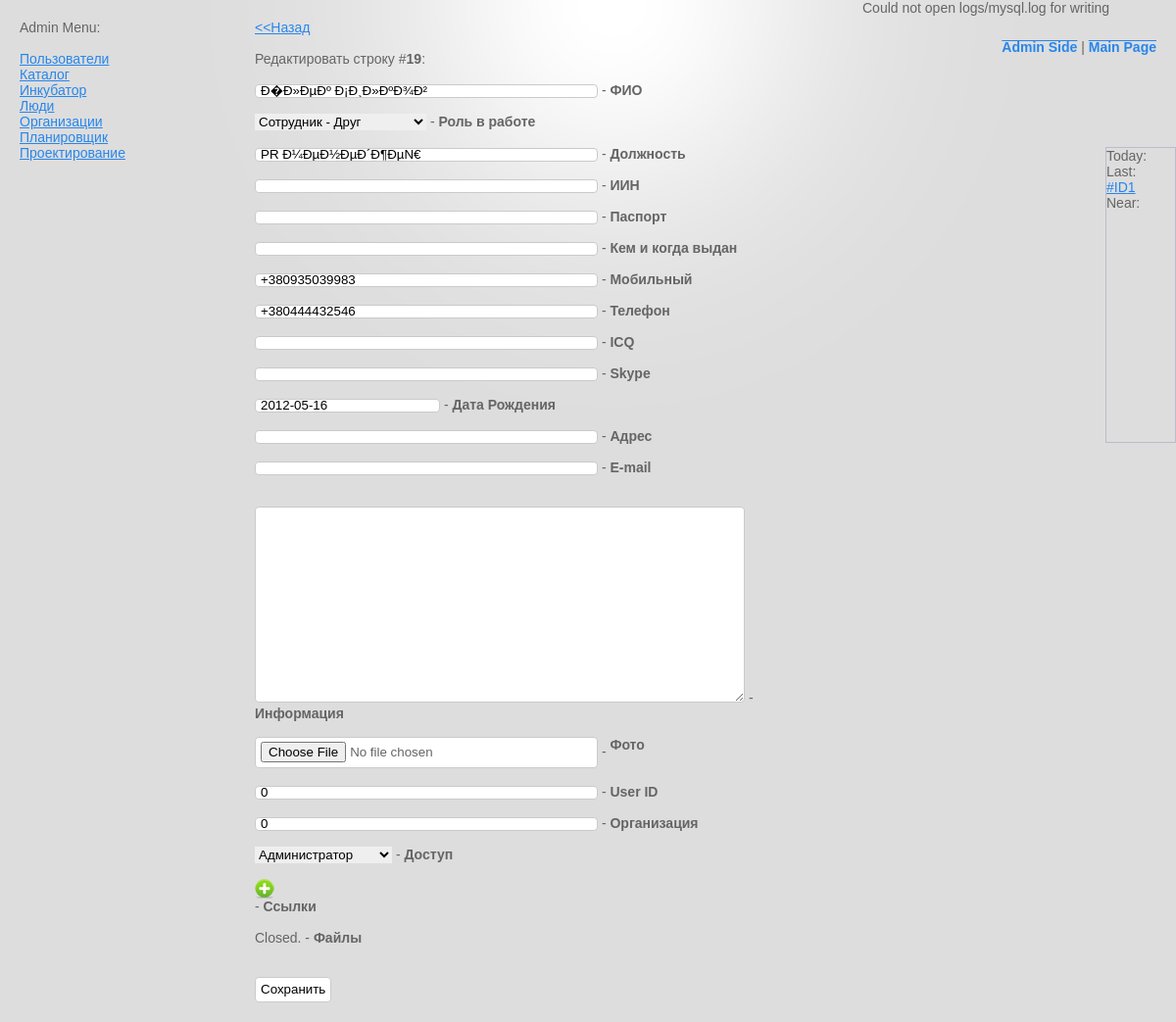
Screenshot of /admin/people/people/edit/19 (signed in) with the database file from the repository.
### tables this page shows
CREATE TABLE `planer` (
  `id` bigint(10) NOT NULL AUTO_INCREMENT,
  `task` varchar(128) /*!40101 */ NOT NULL,
  `date` date NOT NULL,
  `user_id` int(10) NOT NULL,
  `status` int(2) NOT NULL,
  `info` text /*!40101 */ NOT NULL,
  `creator` int(10) NOT NULL,
  `create_time` datetime NOT NULL,
  `updator` int(10) NOT NULL,
  `update_time` datetime NOT NULL,
  `user_read` varchar(512) /*!40101 */ NOT NULL,
  `user_write` varchar(512) /*!40101 */ NOT NULL,
  PRIMARY KEY (`id`)
);

CREATE TABLE `people` (
  `id` bigint(4) NOT NULL AUTO_INCREMENT,
  `fio` varchar(128) /*!40101 */ NOT NULL,
  `teamrole` int(3) NOT NULL,
  `name` varchar(32) /*!40101 */ NOT NULL,
  `lastname` varchar(32) /*!40101 */ NOT NULL,
  `role` varchar(128) /*!40101 */ NOT NULL,
  `iin` varchar(32) /*!40101 */ NOT NULL,
  `passport` varchar(128) /*!40101 */ NOT NULL,
  `wherepass` varchar(128) /*!40101 */ NOT NULL,
  `mobtel` varchar(32) /*!40101 */ NOT NULL,
  `citytel` varchar(32) /*!40101 */ NOT NULL,
  `icq` varchar(32) /*!40101 */ NOT NULL,
  `skype` varchar(32) /*!40101 */ NOT NULL,
  `date` date NOT NULL,
  `adres` varchar(256) /*!40101 */ NOT NULL,
  `email` varchar(128) /*!40101 */ NOT NULL,
  `info` varchar(4096) /*!40101 */ NOT NULL,
  `img` varchar(256) /*!40101 */ NOT NULL,
  `login` varchar(32) /*!40101 */ NOT NULL,
  `password` varchar(128) /*!40101 */ NOT NULL,
  `user_id` int(6) NOT NULL,
  `org_id` int(6) NOT NULL,
  `user_type` int(2) NOT NULL,
  `mlinks` varchar(4096) /*!40101 */ NOT NULL,
  `mfiles` varchar(2048) /*!40101 */ NOT NULL,
  `creator` int(10) NOT NULL,
  `create_time` datetime NOT NULL,
  `updator` int(10) NOT NULL,
  `update_time` datetime NOT NULL,
  `user_read` varchar(512) /*!40101 */ NOT NULL,
  `user_write` varchar(512) /*!40101 */ NOT NULL,
  PRIMARY KEY (`id`)
);

### libs/c7_mysql.php (called while the page is built, shortened)
<?php
Class C7_mysql
{ var $hostname;
  var $work_table;
  function C7_mysql ($hostname, $username, $password, $dbname)
  {
  $this->hostname = $hostname;
  $this->username = $username;
  $this->password = $password;
  $this->dbname = $dbname;
  }
  function db_connect()
  {
 	 return true;
  }
  function db_use()
  {
	 return true;
  }
  function db_close ()
  {
	 return true;
  }
  function select_all_by_id ($id)
  {
     $query = "SELECT * from `".$this->work_table."` WHERE id =".$id;
     $res = mysql_query($query) or die(mysql_error());
     return mysql_fetch_array($res);
  }
  function free_sql ($query)
  {
     $res = mysql_query($query) or die(mysql_error());
     return $res;
  }
}
?>

### modules/admin/c7_admin_model.php (called while the page is built, shortened)
<?php
function c7_admin_edit()
{
$row_for_edit = $GLOBALS['mysql_obj']->select_all_by_id($GLOBALS['url_array'][4]);
include('model/input_generator.php');
include('model/edit_form_for_table.php');
$c7_admin_form = add_edit_form($column_in_table, $seo_columns, $row_for_edit, $GLOBALS['url_array'][2], $c7_mysql);;
}
?>

### modules/admin/c7_admin_controller.php (called while the page is built, shortened)
<?php
include ('c7_admin_model.php');
if ($GLOBALS['url_array'][0] == "admin")
{
	if (isset($GLOBALS['url_array'][3]))
	{
		if ($GLOBALS['url_array'][3] == "edit")
		{
		c7_admin_edit();
		}
	}
	elseif (isset($GLOBALS['url_array'][2])) c7_admin_module();
	else c7_admin_system();
}
?>

### modules/admin/model/input_generator.php (the view, shortened to what this page needs)
<?php
function input_text($name, $id, $class, $style_width, $value)
  {
  return "<input type=\"text\" name=\"".$name."\" id=\"".$id."\" class=\"".$class."\" style=\"width:".$style_width."px;\" value=\"".$value."\" >";
  }
function input_textarea($name, $id, $class, $style_width, $style_height, $value)
  {
  return "<br /><textarea name=\"".$name."\" id=\"".$id."\" class=\"".$class."\" style=\"width:".$style_width."px;height:".$style_height."px;\">".$value."</textarea>";
  }
function input_select ($name, $id, $class, $value, $variants)
  {
  $data .= "
  <select name=\"".$name."\" id=\"".$id."\" class=\"".$class."\">
  ";
  $i=0;
  while ($variants[$i]['id']>0)
  	{
  	if ($value == $variants[$i]['id']) $selected = " SELECTED"; else $selected = "";
    $data .= "<option value=\"".$variants[$i]['id']."\"".$selected.">".$variants[$i]['name']."</option>";
    $i++;
  	}
  $data .= "
  </select>
  ";
  return $data;
  }
function input_date($name, $id, $class, $value)
  {
  return "
  <input id=\"".$name."\" name=\"".$name."\" class=\"inputDate\" type=\"text\" value=\"".$value."\" />
  ";
  }
  function input_mlinks($name, $id, $class, $style_width, $value)
  {
?>
<img id="mlinks_<?php echo $name;?>_add" height="20" border="0" width="20" alt="add" src="css/images/add-1-icon.png" onclick="add_mlinks('');" style="cursor: pointer;"/>
<?php
$value = str_replace ("[", "", $value);
$value = explode ("]", $value);
$i=0; while (!is_null($value[$i])) {
	?>
<?php
$i++;} ;?>
<?php
  return ob_get_clean();
  }
?>
<?php
function input_file_img($name, $id, $class, $style_width, $value, $row_img = NULL, $img_folder = NULL)
  {  if (isset($row_img)&&($row_img != ""))
  	{  	if (isset($img_folder)) $link_folder = $img_folder."/";
  	if ($row_img == "error_file") $data .= "<font color=\"darkred\">pics/".$link_folder.$row_img."</font>";
  	else $data .= "<a href=\"pics/".$link_folder.$row_img."\" target=\"_blank\">pics/".$link_folder.$row_img."</a>";
  		$data .= "
  		<input name=\"del_img_".$name."\" type=\"checkbox\" value=\"1\">Del?
  		<input name=\"".$name."\" type=\"hidden\" value=\"".$value."\">
  		";
  	if (isset($img_folder)) $data .= "<input name=\"".$name."_folder\" type=\"hidden\" value=\"".$img_folder."\">";
  	}
  else
  	{  	$data = "
  	<input type=\"file\" name=\"".$name."\" id=\"".$id."\" class=\"".$class."\" style=\"width:".$style_width."px;\" value=\"".$value."\">
  	";
  	}
  return $data;
  }
?>

### modules/planer/c7_planer_model.php (shortened to what this page needs)
<?php function c7_planer_get_plan_window()
{
$res = $GLOBALS['mysql_obj']->free_sql("SELECT id, date, task from planer where status = 2");
$todayDate =  mktime(0, 0, 0, date("m"), date("d"), date("Y"));
while ($row = mysql_fetch_array($res))
{
if ($todayDate > strtotime($row['date'])) $input_data['last'] .= "<a href=\"admin/planer/planer/edit/".$row['id']."\" onclick=\"return window.confirm('".$row['task'].". Перейти к задаче?')\">#ID".$row['id']."</a><br />";
}
}
?>

### modules/admin/model/edit_form_for_table.php (shortened to what this page needs)
<?php
	function add_edit_form ($column_in_table, $seo_columns, $row_from_base, $table_name, $mysql_processor){
	$i=1;
	while (isset($column_in_table[$i]['name'])&&($column_in_table[$i]['name'] != ""))
		{
		$data .="
		";
        if ($column_in_table[$i]['input_type'] == "text") $data .= input_text($column_in_table[$i]['name'], $column_in_table[$i]['name'], "input", "350", $row_from_base[$column_in_table[$i]['name']]);
		if ($column_in_table[$i]['input_type'] == "image") $data .= input_file_img($column_in_table[$i]['name'], $column_in_table[$i]['name'], "input", "350", $row_from_base[$column_in_table[$i]['name']], $row_from_base['img'], $column_in_table[$i]['img_folder']);
        if ($column_in_table[$i]['input_type'] == "textarea") $data .= input_textarea($column_in_table[$i]['name'], $column_in_table[$i]['name'], "input", "500", "200", $row_from_base[$column_in_table[$i]['name']]);
		if ($column_in_table[$i]['input_type'] == "mlinks") $data .= input_mlinks($column_in_table[$i]['name'], $column_in_table[$i]['name'], "input", "220", $row_from_base[$column_in_table[$i]['name']]);
		if ($column_in_table[$i]['input_type'] == "mfiles") $data .= input_mfiles($column_in_table[$i]['name'], $column_in_table[$i]['name'], "input", "230", $row_from_base[$column_in_table[$i]['name']]);
		if ($column_in_table[$i]['input_type'] == "date")
			{
			$data .= input_date($column_in_table[$i]['name'], $column_in_table[$i]['name'], "input", $row_from_base[$column_in_table[$i]['name']]);
			}
		if ($column_in_table[$i]['input_type'] == "select") $data .= input_select($column_in_table[$i]['name'], $column_in_table[$i]['name'], "input", $row_from_base[$column_in_table[$i]['name']], $column_in_table[$i]['variants']);
		$data .=" - <b>".$column_in_table[$i]['fullname']."</b><br /><br />";
 		$i++;
 		}
	return $data;
	}
?>

### modules/themes/test/css/style.css (style rules this page uses)
html, body { height:100%; }
body { font-family:"Tahoma", Arial, Helvetica, sans-serif; font-size: 14px; color:#656565; background-color: #ddd; background-image: url(images/top-light.png); background-repeat: no-repeat; background-position: center top; }
a, h2, h3, h4 { color:#2786EC; }
input[type=text],input[type=password] { height:14px; }
input,textarea { background: #fff; padding: 4px 5px 5px; border: 1px solid #cacaca; -moz-border-radius: 4px; -webkit-border-radius: 4px; border-radius: 4px; }
img { -webkit-border-radius: 4px; -moz-border-radius: 4px; border-radius: 4px; }

### rows the page displays
planer: id "1"
people: fio "Ð�Ð»ÐµÐº Ð¡Ð¸Ð»ÐºÐ¾Ð²", role "PR Ð¼ÐµÐ½ÐµÐ´Ð¶ÐµÑ€", mobtel "+380935039983", citytel "+380444432546", date "2012-05-16", user_id "0", org_id "0"

### other values shown
$filename "logs/mysql.log"
$GLOBALS['url_array'][4] "19"
$column_in_table[$i]['fullname'] "ФИО"
$column_in_table[$i]['fullname'] "Роль в работе"
$column_in_table[$i]['fullname'] "Должность"
$column_in_table[$i]['fullname'] "ИИН"
$column_in_table[$i]['fullname'] "Паспорт"
$column_in_table[$i]['fullname'] "Кем и когда выдан"
$column_in_table[$i]['fullname'] "Мобильный"
$column_in_table[$i]['fullname'] "Телефон"
$column_in_table[$i]['fullname'] "ICQ"
$column_in_table[$i]['fullname'] "Skype"
$column_in_table[$i]['fullname'] "Дата Рождения"
$column_in_table[$i]['fullname'] "Адрес"
$column_in_table[$i]['fullname'] "E-mail"
